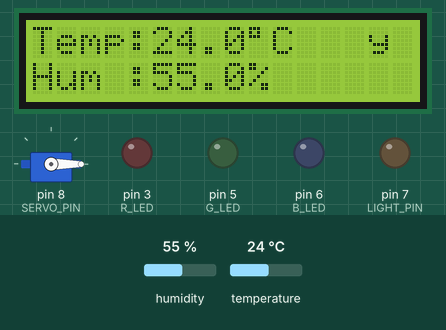
This sketch was run on a simulated Arduino Uno, built with avr-gcc and run on an emulated ATmega328P. Shown: 16×2 character LCD, servo, output pins drawn as LEDs (lit = HIGH). The inputs (shaded band) are chosen by the test bench; at power-on: humidity 55 %, temperature 24 °C. What the sketch prints to the serial monitor is not drawn.

Above: at 2.6 s.
2.7 s: humidity set to 22 %
At 6.9 s:
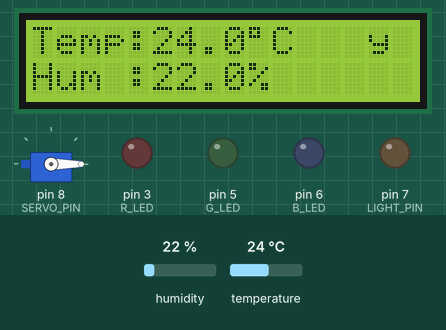
7.5 s: temperature set to 12 °C
At 11.1 s:
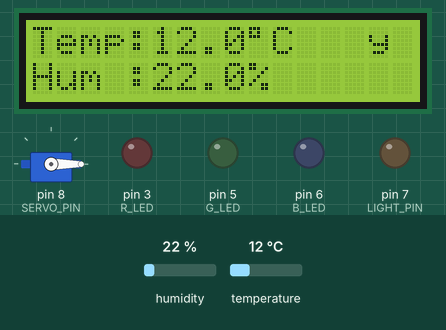
13.0 s: humidity set to 40 %
At 15.3 s:
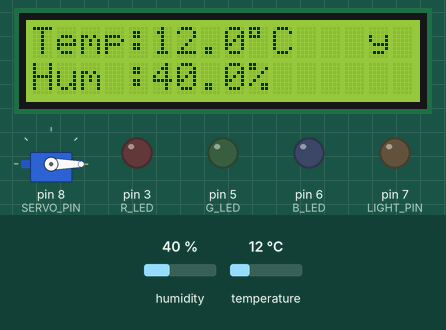
17.0 s: temperature set to 19 °C
At 18.4 s:
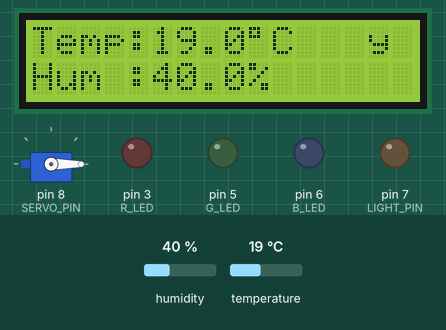
Timing chart, 0 to 20.0 s (numbered marks = the images above; inputs shaded):
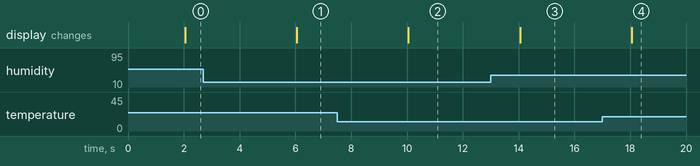

Measured:
- after the input at 2.7 s, the display: changes after 3.4 s (image 1)
- after the input at 7.5 s, the display: changes after 2.6 s (image 2)
- after the input at 13.0 s, the display: changes after 1.1 s (image 3)
- after the input at 17.0 s, the display: changes after 1.1 s (image 4)

The sketch:

conference_.ino
```cpp
// 회의실 냉난방시스템 + 조명 + LCD + 서보도어
// 명령어
//   EN 1|0  -> HVAC 허용 ON/OFF  (조명 동기 / 문 열림/닫힘)
//   HR      -> 상태 리포트
//
// 냉난방 로직(히스테리시스):
//   (t >= COOL_ON) OR (h >= HUM_ON)        -> 냉방 ON 후보
//   (t <= COOL_OFF) AND (h <= HUM_OFF)     -> 냉방 OFF 후보
//   (t <= HEAT_ON)                         -> 난방 ON 후보
//   (t >= HEAT_OFF)                        -> 난방 OFF 후보

#include "DHT.h"
#define DHTPIN 2
#define DHTTYPE DHT11
DHT dht(DHTPIN, DHTTYPE);

#include <Wire.h>
#include <LiquidCrystal_I2C.h>
LiquidCrystal_I2C lcd(0x27, 16, 2);

// === 서보(문) ===
#include <Servo.h>
const int SERVO_PIN = 8;          // D8
const int DOOR_OPEN_ANGLE  = 90;  // 문 열림 각도 (열림)
const int DOOR_CLOSE_ANGLE = 0;   // 문 닫힘 각도 (잠금)
Servo doorServo;
int doorTargetAngle = DOOR_CLOSE_ANGLE; // 현재 목표 각도(루프에서 추종)


// 상태 표시 LED: R=히터, G=쾌적, B=에어컨
const int R_LED = 3, G_LED = 5, B_LED = 6;
// 조명 핀
const int LIGHT_PIN = 7;

// === 임계값 ===
float COOL_ON   = 26.0;
float COOL_OFF  = 25.5;
float HUM_ON    = 70.0;
float HUM_OFF   = 65.0;
float HEAT_ON   = 15.0;
float HEAT_OFF  = 15.5;

enum HvacState { DISABLED, IDLE, COOLING, HEATING };
HvacState state = DISABLED;

enum Mode2 { MODE_ON, MODE_OFF };
Mode2 hvac_mode  = MODE_OFF;   // 기본 OFF (체크인 전)

String rxLine;

void setLeds(bool r, bool g, bool b){
  digitalWrite(R_LED, r?HIGH:LOW);
  digitalWrite(G_LED, g?HIGH:LOW);
  digitalWrite(B_LED, b?HIGH:LOW);
}


void setLight(bool on){
  digitalWrite(LIGHT_PIN, on?HIGH:LOW);
}

char modeToChar(Mode2 m){
  return (m == MODE_ON) ? '1' : '0';
}

void applyState(HvacState s){
  state = s;
  switch(s)
  {
    case DISABLED: setLeds(false,false,false); break;
    case IDLE:     setLeds(false,true ,false); break;
    case COOLING:  setLeds(false,false,true ); break;
    case HEATING:  setLeds(true ,false,false); break;
  }
}

// ---------- 서보(문) ----------
void setDoorOpen(bool open){
  doorTargetAngle = open ? DOOR_OPEN_ANGLE : DOOR_CLOSE_ANGLE;
}

void updateDoorServo(){
  static int lastAngle = -1;
  if (doorTargetAngle != lastAngle)
  {
    doorServo.write(doorTargetAngle); // 즉시 이동(필요하면 스무딩 추가 가능)
    lastAngle = doorTargetAngle;
  }
}

// ---------- HVAC 제어 (온도+습도 히스테리시스) ----------
void handleHvacControl(float t, float h){
  if(hvac_mode == MODE_OFF)
  {
    applyState(DISABLED);
    return;
  }

  bool wantCoolOn  = (t >= COOL_ON) || (h >= HUM_ON);
  bool wantCoolOff = (t <= COOL_OFF) && (h <= HUM_OFF);
  bool wantHeatOn  = (t <= HEAT_ON);
  bool wantHeatOff = (t >= HEAT_OFF);

  switch(state)
  {
    case COOLING:
      if (wantCoolOff) applyState(IDLE);
      else             applyState(COOLING);
      break;
    case HEATING:
      if (wantHeatOff)
      {
        if (wantCoolOn) applyState(COOLING);
        else            applyState(IDLE);
      }
      else
      {
        applyState(HEATING);
      }
      break;
    case IDLE:
    case DISABLED:
      if (wantCoolOn)      applyState(COOLING);
      else if (wantHeatOn) applyState(HEATING);
      else                 applyState(IDLE);
      break;
  }
}

// ---------- 조명 = HVAC와 항상 동기화 ----------
void handleLightFollowHvac(){
  setLight(hvac_mode == MODE_ON);
}

// ---------- 문 = hvac_mode와 동기화 ----------
void handleDoorFollowMode(){
  setDoorOpen(hvac_mode == MODE_ON);
}

// ---------- 명령 처리 ----------
void processLine(String line){
  line.trim(); if(line.length()==0) return;

  if(line.startsWith("EN")) // HVAC 허용 ON/OFF (+ 조명/문 동기)
  {
    int sp=line.indexOf(' ');
    if(sp>0)
    {
      String val=line.substring(sp+1); val.trim();
      if(val=="1")
      {
        hvac_mode = MODE_ON;
        handleDoorFollowMode();  // 문 열기
        Serial.println(F("[OK] EN 1 (HVAC=ON, LIGHT=ON, DOOR=OPEN)"));
      }
      else if(val=="0")
      {
        hvac_mode = MODE_OFF;
        applyState(DISABLED);
        handleDoorFollowMode();  // 문 닫기
        Serial.println(F("[OK] EN 0 (HVAC=OFF, LIGHT=OFF, DOOR=CLOSED)"));
      }
      else
      {
        Serial.println(F("[ERR] EN value must be 1|0"));
      }
    }
    else
    {
      Serial.println(F("[ERR] Usage: EN 1|0"));
    }
  }
  else if(line=="HR")
  {
    float h=dht.readHumidity(), t=dht.readTemperature();
    if(isnan(h)||isnan(t)){ Serial.println(F("[ERR] DHT read failed")); return; }

    bool light_on = (digitalRead(LIGHT_PIN)==HIGH);
    bool door_open = (doorTargetAngle == DOOR_OPEN_ANGLE);

    Serial.print(F("TEMP:"));Serial.print(t,1); Serial.print(F("C "));
    Serial.print(F("HUM:")); Serial.print(h,1);  Serial.print(F("% "));
    Serial.print(F("ENABLE:"));Serial.print((hvac_mode!=MODE_OFF) ? "1":"0");
    Serial.print(F(" STATE:"));
    switch(state)
    {
      case DISABLED: Serial.print(F("DISABLED")); break;
      case IDLE:     Serial.print(F("IDLE"));     break;
      case COOLING:  Serial.print(F("COOLING"));  break;
      case HEATING:  Serial.print(F("HEATING"));  break;
    }
    Serial.print(F(" LIGHT:")); Serial.print(light_on ? F("ON") : F("OFF"));
    Serial.print(F(" MODE:"));  Serial.print(modeToChar(hvac_mode));
    Serial.print(F(" DOOR:"));  Serial.println(door_open ? F("OPEN") : F("CLOSED"));
  }
  else
  {
    Serial.print(F("[ERR] Unknown cmd: ")); Serial.println(line);
  }
}

void setup(){
  Serial.begin(9600);
  dht.begin();

  pinMode(R_LED,OUTPUT); pinMode(G_LED,OUTPUT); pinMode(B_LED,OUTPUT);
  pinMode(LIGHT_PIN,OUTPUT);
  setLight(false);

  // LCD
  lcd.init();
  lcd.backlight();
  lcd.clear();
  lcd.setCursor(0,0); lcd.print("Room HVAC Ready");
  lcd.setCursor(0,1); lcd.print("Waiting...");

  // 서보
  doorServo.attach(SERVO_PIN);
  setDoorOpen(false); // 기본 닫힘
  updateDoorServo();

  applyState(DISABLED);
  hvac_mode  = MODE_OFF;

  Serial.println(F("Room HVAC ready. Commands: 'EN 1|0', 'HR'"));
}

void loop(){
  // 시리얼 수신
  while(Serial.available())
  {
    char c=(char)Serial.read();
    if(c=='\n'||c=='\r')
    {
      if(rxLine.length()>0){ processLine(rxLine); rxLine=""; }
    }
    else
    {
      rxLine+=c;
      if(rxLine.length()>64) rxLine="";
    }
  }

  // 2초 주기 제어
  static unsigned long lastMs=0;
  unsigned long now=millis();
  if(now-lastMs>=2000)
  {
    lastMs=now;

    float h=dht.readHumidity(), t=dht.readTemperature();
    if(isnan(h)||isnan(t))
    {
      Serial.println(F("Failed to read from DHT !"));
    }
    else
    {
      // HVAC / LIGHT / DOOR 제어
      handleHvacControl(t, h);
      handleLightFollowHvac();
      handleDoorFollowMode();
      updateDoorServo();

      // LCD 표시
      lcd.setCursor(0, 0);
      lcd.print("Temp:");
      lcd.print(t, 1);
      lcd.write((uint8_t)223);  // '°'
      lcd.print("C   ");

      lcd.setCursor(0, 1);
      lcd.print("Hum :");
      lcd.print(h, 1);
      lcd.print("%   ");
    }
  }
}
```
